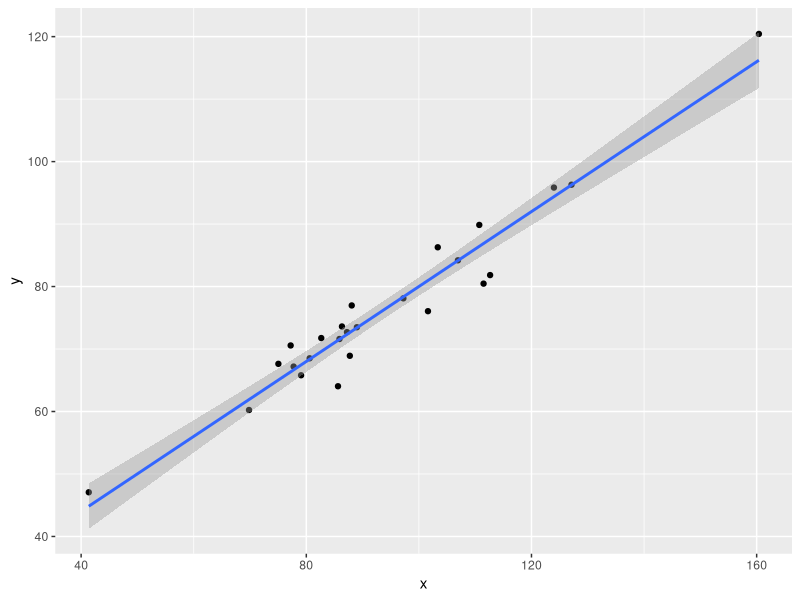
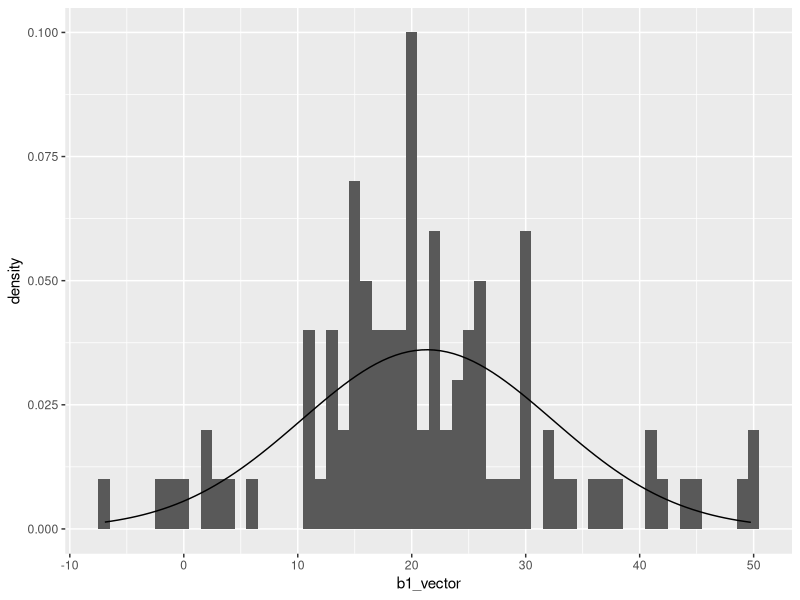
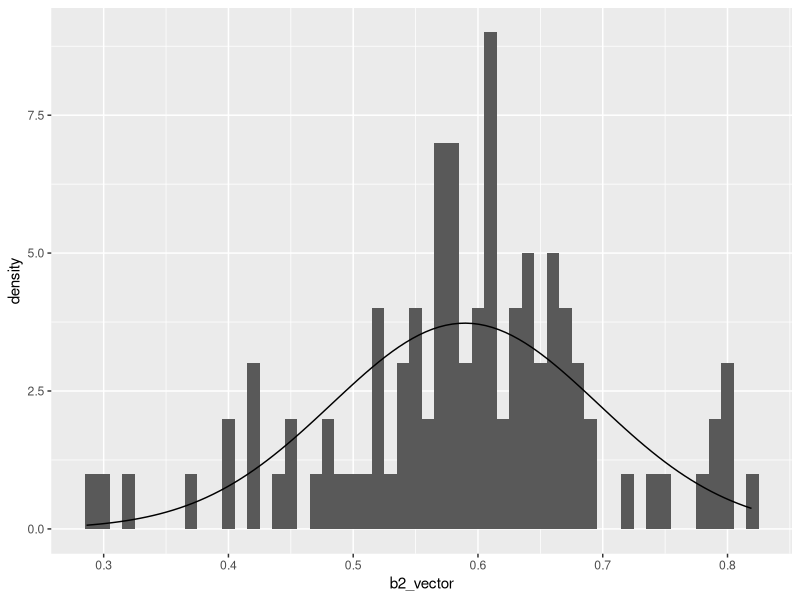
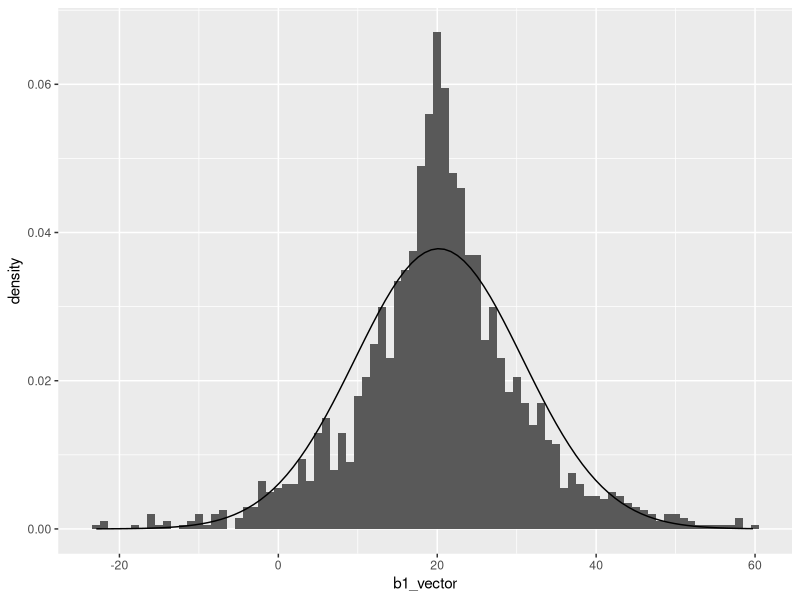
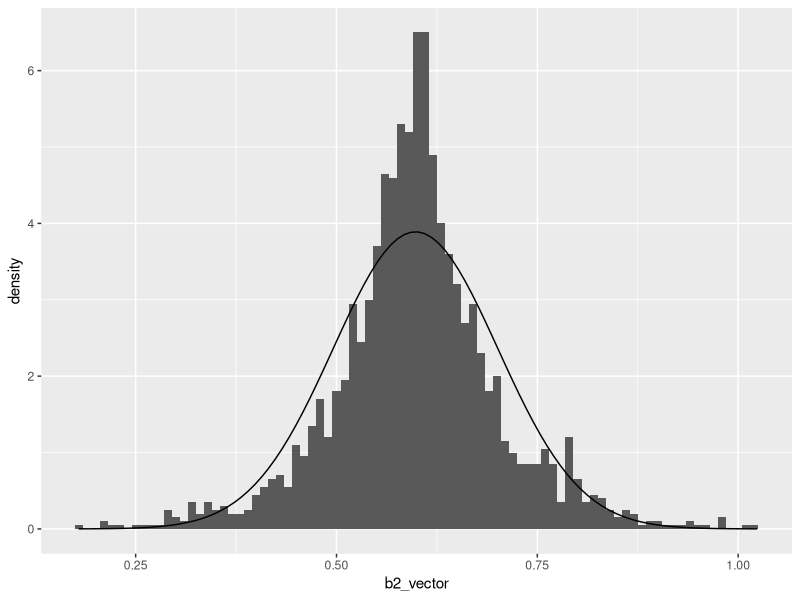

Here is the R script that generated these plots, in order:
# ---- libreries ----
library(ggplot2)
# ---- simulation -----
b1 <- 20 # known intercept
b2 <- 0.6 # known slope
n <- 25 # sample size

set.seed(1234)
x <- rnorm(n, 100, 25) # values of x
var_e <- runif(1, 2, 20) # error variance
e <- rnorm(n, 0, var_e) # error term
y <- b1 + b2*x + e # linear model

df <- data.frame(x, y)
ggplot(df, aes(x,y)) +
  geom_point() +
  geom_smooth(method = "lm")

# ---- OLS estimation ----
model <- lm(y ~ x)
b1_0 <- model$coefficients[1]
b2_0 <- model$coefficients[2]

# ---- simulation (100 reps) ----
b1_vector <- b1_0
b2_vector <- b2_0
for (seed in seq(1:99)) {
  set.seed(seed)
  x <- rnorm(n, 100, 25) # values of x
  var_e <- runif(1, 2, 20) # error variance
  e <- rnorm(n, 0, var_e) # error term
  y <- b1 + b2*x + e # linear model
  model <- lm(y ~ x) # regression
  b1_hat <- model$coefficients[1] # estimated intercept
  b2_hat <- model$coefficients[2] # estimated slope
  b1_vector <- c(b1_vector, b1_hat)
  b2_vector <- c(b2_vector, b2_hat)
}

df_beta <- data.frame(b1_vector, b2_vector)

mean(b1_vector)
ggplot(df_beta, aes(b1_vector)) +
  geom_histogram(binwidth = 1, aes(y=..density..)) +
  stat_function(fun = dnorm, args = list(mean = mean(df_beta$b1_vector), 
                                         sd = sd(df_beta$b1_vector)))


mean(b2_vector)
ggplot(df_beta, aes(b2_vector)) +
  geom_histogram(binwidth = 0.01, aes(y=..density..)) +
  stat_function(fun = dnorm, args = list(mean = mean(df_beta$b2_vector), 
                                         sd = sd(df_beta$b2_vector)))

# ---- simulation (2000 reps) ----
b1_vector <- b1_0
b2_vector <- b2_0
for (seed in seq(1:1999)) {
  set.seed(seed)
  x <- rnorm(n, 100, 25) # values of x
  var_e <- runif(1, 2, 20) # error variance
  e <- rnorm(n, 0, var_e) # error term
  y <- b1 + b2*x + e # linear model
  model <- lm(y ~ x) # regression
  b1_hat <- model$coefficients[1] # estimated intercept
  b2_hat <- model$coefficients[2] # estimated slope
  b1_vector <- c(b1_vector, b1_hat)
  b2_vector <- c(b2_vector, b2_hat)
}

df_beta <- data.frame(b1_vector, b2_vector)

mean(b1_vector)
ggplot(df_beta, aes(b1_vector)) +
  geom_histogram(binwidth = 1, aes(y=..density..)) +
  stat_function(fun = dnorm, args = list(mean = mean(df_beta$b1_vector), 
                                         sd = sd(df_beta$b1_vector)))


mean(b2_vector)
ggplot(df_beta, aes(b2_vector)) +
  geom_histogram(binwidth = 0.01, aes(y=..density..)) +
  stat_function(fun = dnorm, args = list(mean = mean(df_beta$b2_vector), 
                                         sd = sd(df_beta$b2_vector)))
